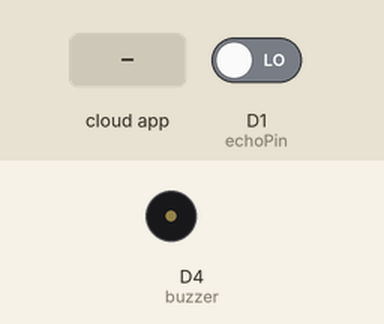
Recording of a sketch running on a simulated ESP8266 (NodeMCU). Shown: buzzer (waves = sounding). The test bench sets the inputs (shaded band); at power-on: D1 (echoPin) LOW. WiFi joins after 1.5 s; servers stay silent unless stated; the Firebase database answers and starts empty; what the sketch prints to the serial monitor is not drawn.

Above: at 2.7 s.
2.8 s: the phone or cloud app sets max_val to 25
5.2 s: the phone or cloud app sets motor_status to 25
At 7.7 s:
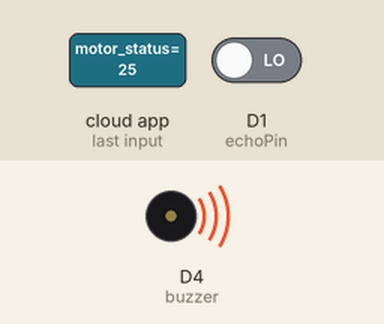
9.4 s: the phone or cloud app sets max_val to 0
Timing chart, 0 to 12.4 s (numbered marks = the images above; inputs shaded):
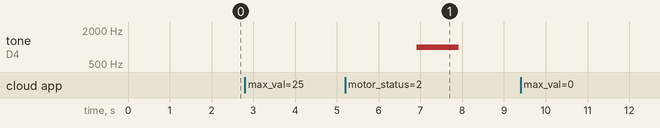

The sketch:

UltrasonicNodeMCU.ino
```cpp
#include <ESP8266WiFi.h>
#include <SoftwareSerial.h>
#include <Firebase_ESP_Client.h>
#include "addons/TokenHelper.h"
#include "addons/RTDBHelper.h"

SoftwareSerial NodeMCU(D2, D3);

#define WIFI_SSID "MMR "
#define WIFI_PASSWORD "12345678"
#define API_KEY "AIzaSyAUAsjd0SwXlMm8IlDTP5nQWVh5mBH1ccw"
#define DATABASE_URL "https://nodemcutest-ae41d-default-rtdb.firebaseio.com/"

double ultra_data;
double capacity;
double percentage;
bool motor_status;
bool isreached;

FirebaseData fbdo;
FirebaseAuth auth;
FirebaseConfig config;

unsigned long sendDataPrevMillis = 0;
bool signUpOK = false;

const int buzzer = D4;
const int trigPin = D0;
const int echoPin = D1;

void setup()
{
  Serial.begin(9600);
  NodeMCU.begin(4800);
  pinMode(D2, INPUT);
  pinMode(D3, OUTPUT);
  pinMode(trigPin, OUTPUT);
  pinMode(echoPin, INPUT);
  pinMode(buzzer, OUTPUT);
  WiFi.begin(WIFI_SSID, WIFI_PASSWORD);
  Serial.print("Connecting to Wifi");
  while (WiFi.status() != WL_CONNECTED)
  {
    Serial.print(".");
    delay(300);
  }
  Serial.println();
  Serial.print("Connected With IP:");
  Serial.println(WiFi.localIP());
  Serial.println();
  config.api_key = API_KEY;
  config.database_url = DATABASE_URL;
  if (Firebase.signUp(&config, &auth, "", ""))
  {
    Serial.println("Signup OK");
    signUpOK = true;
  }
  else
  {
    Serial.printf("%s\n", config.signer.signupError.message.c_str());
  }
  config.token_status_callback = tokenStatusCallback;
  Firebase.begin(&config, &auth);
  ultra_data = 0;
  motor_status = false;
  isreached = false;
  capacity = 0;
}

void loop()
{

  if (Firebase.ready() && signUpOK && (millis() - sendDataPrevMillis > 5000 || sendDataPrevMillis == 0))
  {
    sendDataPrevMillis = millis();
  }
  long duration;
  digitalWrite(trigPin, LOW);
  delay(500);
  digitalWrite(trigPin, HIGH);
  delay(250);
  digitalWrite(trigPin, LOW);
  duration = pulseIn(echoPin, HIGH);
  ultra_data = microsecondsToCentimeters(duration);
  if (Firebase.RTDB.setDouble(&fbdo, "Sensor/ultra_data", ultra_data))
  {
    Serial.println();
    Serial.println("Successfully Saved to:" + fbdo.dataPath());
    Serial.println(fbdo.dataType());
  }
  else
  {
    Serial.println("Failed:" + fbdo.errorReason());
  }
  if (Firebase.RTDB.getDouble(&fbdo, "Sensor/max_val"))
  {
    capacity = fbdo.doubleData();
  }
  else
  {
    Serial.println("Failed:" + fbdo.errorReason());
  }
  if (Firebase.RTDB.getDouble(&fbdo, "Sensor/motor_status"))
  {
    motor_status = fbdo.boolData();
  }
  else
  {
    Serial.println("Failed:" + fbdo.errorReason());
  }
  percentage = (100 - ((ultra_data / capacity) * 100));
  Serial.printf("Motor Status: %d\nCapacity: %lf\nPercentage: %lf", motor_status, capacity, percentage);
  if (motor_status && capacity != 0 && percentage >= 90)
  {
    isreached = true;
  }
  if (isreached)
  {
    NodeMCU.print("10");
    NodeMCU.print("\n");
    Serial.print("Reached Limit..");
    tone(buzzer, 1000);
    delay(1000);
    noTone(buzzer);
    if (Firebase.RTDB.setBool(&fbdo, "Sensor/motor_status", false))
    {
      Serial.println();
      Serial.println("Successfully Saved to:" + fbdo.dataPath());
    }
    else
    {
      Serial.println("Failed:" + fbdo.errorReason());
    }
    motor_status = false;
    isreached = false;
  }
  delay(1000);
}

double microsecondsToCentimeters(long microseconds)
{
  return microseconds / 29 / 2;
}
```

Measured:
- after the input at 2.8 s, every drawn part: stays the same
- after the input at 5.2 s, tone on D4 (buzzer): silent → 1000 Hz after 1.7 s, → silent 1.0 s later
- after the input at 9.4 s, every drawn part: stays the same
